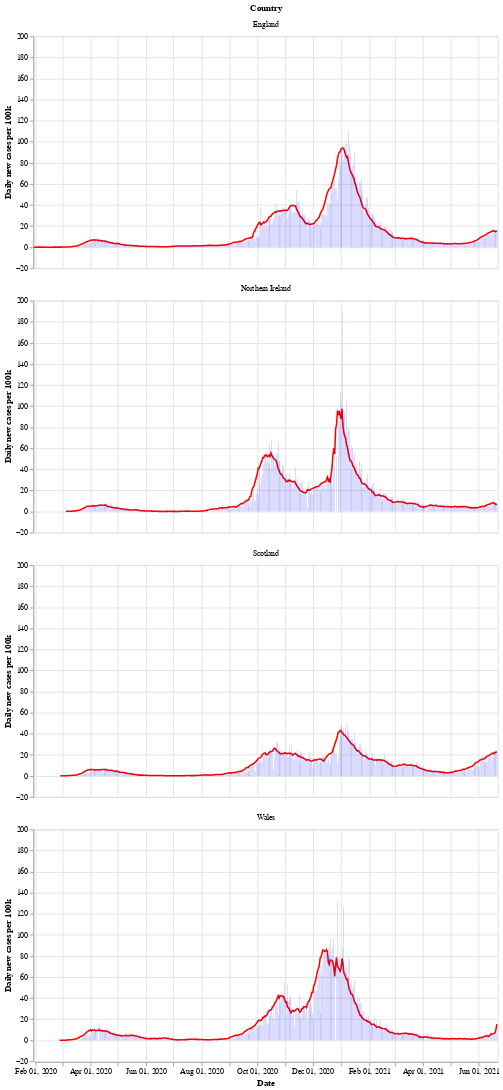

Source (notebook cell):
### Markdown cell above
Next is a bar chart of the number of new cases in each country (per 100k population), with the 7 day moving average of cases. Again we see that Wales saw a longer period of raising and falling cases compared to the other countries.

After a period of cases falling, each nation is now seeing a rise in the number of cases - especially in Wales.

### Code cell
# collapse
bars = alt.Chart(uk_cases).mark_bar().encode(
    x=alt.X("yearmonthdate(date):T", axis=alt.Axis(title='Date')),
    y=alt.Y("newCasesRate:Q", axis=alt.Axis(title='Daily new cases per 100k')),
    tooltip='newCasesRate',
    color=alt.condition(
        alt.datum.dailyChange > 0,
        alt.value("orange"),  # The positive color
        alt.value("blue")  # The negative color
    )
).properties(title='New cases per 100k population with rolling 7 day average', width=600).interactive()
line = alt.Chart(uk_cases).mark_line(
    color='red',
    size=2,
).transform_window(
    rolling_mean='mean(newCasesRate)',
    frame=[0, 7],
    groupby=['areaName']
).encode(
    x='yearmonthdate(date):T',
    y='rolling_mean:Q'
)
alt.layer(line, bars, data=uk_cases).facet(alt.Row('areaName', title='Country'), columns=1)

### Figure 1 — Vega-Lite specification as saved in the notebook (floating-point values rounded to 4 significant figures; data arrays with more than 128 entries replaced by an {"elided": "..."} marker saying what was removed)
{"config": {"view": {"continuousWidth": 400, "continuousHeight": 300}}, "data": {"name": "data-e23f2e0db0a538c100f8fa7af04bbf1a"}, "facet": {"type": "nominal", "field": "areaName", "title": "Country"}, "spec": {"layer": [{"mark": {"type": "line", "color": "red", "size": 2}, "encoding": {"x": {"type": "temporal", "field": "date", "timeUnit": "yearmonthdate"}, "y": {"type": "quantitative", "field": "rolling_mean"}}, "transform": [{"window": [{"op": "mean", "field": "newCasesRate", "as": "rolling_mean"}], "frame": [0, 7], "groupby": ["areaName"]}]}, {"mark": "bar", "encoding": {"color": {"condition": {"value": "orange", "test": "(datum.dailyChange > 0)"}, "value": "blue"}, "tooltip": {"type": "quantitative", "field": "newCasesRate"}, "x": {"type": "temporal", "axis": {"title": "Date"}, "field": "date", "timeUnit": "yearmonthdate"}, "y": {"type": "quantitative", "axis": {"title": "Daily new cases per 100k"}, "field": "newCasesRate"}}, "selection": {"selector002": {"type": "interval", "bind": "scales", "encodings": ["x", "y"]}}, "title": "New cases per 100k population with rolling 7 day average", "width": 600}]}, "columns": 1, "$schema": "https://vega.github.io/schema/vega-lite/v4.8.1.json", "datasets": {"data-e23f2e0db0a538c100f8fa7af04bbf1a": {"elided": "1944 records"}}}
